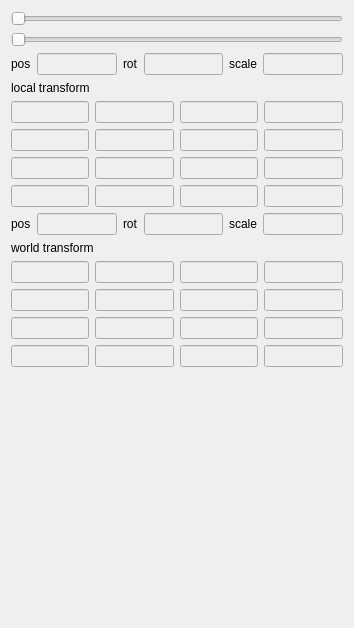
<?xml version="1.0" encoding="UTF-8"?>
<ui version="4.0">
 <class>debugwidget</class>
 <widget class="QWidget" name="debugwidget">
  <property name="geometry">
   <rect>
    <x>0</x>
    <y>0</y>
    <width>354</width>
    <height>628</height>
   </rect>
  </property>
  <property name="windowTitle">
   <string>Form</string>
  </property>
  <layout class="QVBoxLayout" name="verticalLayout">
   <item>
    <widget class="QSlider" name="slider_0">
     <property name="orientation">
      <enum>Qt::Horizontal</enum>
     </property>
    </widget>
   </item>
   <item>
    <widget class="QSlider" name="slider_1">
     <property name="orientation">
      <enum>Qt::Horizontal</enum>
     </property>
    </widget>
   </item>
   <item>
    <layout class="QGridLayout" name="gridLayout_3">
     <item row="0" column="0">
      <widget class="QLabel" name="label_3">
       <property name="text">
        <string>pos</string>
       </property>
      </widget>
     </item>
     <item row="0" column="1">
      <widget class="QLineEdit" name="pos">
       <property name="enabled">
        <bool>false</bool>
       </property>
      </widget>
     </item>
     <item row="0" column="3">
      <widget class="QLineEdit" name="rot">
       <property name="enabled">
        <bool>false</bool>
       </property>
      </widget>
     </item>
     <item row="0" column="2">
      <widget class="QLabel" name="label_4">
       <property name="text">
        <string>rot</string>
       </property>
      </widget>
     </item>
     <item row="0" column="4">
      <widget class="QLabel" name="label_5">
       <property name="text">
        <string>scale</string>
       </property>
      </widget>
     </item>
     <item row="0" column="5">
      <widget class="QLineEdit" name="scale">
       <property name="enabled">
        <bool>false</bool>
       </property>
      </widget>
     </item>
    </layout>
   </item>
   <item>
    <widget class="QLabel" name="label">
     <property name="text">
      <string>local transform</string>
     </property>
    </widget>
   </item>
   <item>
    <layout class="QGridLayout" name="gridLayout">
     <item row="1" column="3">
      <widget class="QLineEdit" name="lineEdit_13">
       <property name="enabled">
        <bool>false</bool>
       </property>
      </widget>
     </item>
     <item row="2" column="3">
      <widget class="QLineEdit" name="lineEdit_23">
       <property name="enabled">
        <bool>false</bool>
       </property>
      </widget>
     </item>
     <item row="1" column="2">
      <widget class="QLineEdit" name="lineEdit_12">
       <property name="enabled">
        <bool>false</bool>
       </property>
      </widget>
     </item>
     <item row="3" column="0">
      <widget class="QLineEdit" name="lineEdit_30">
       <property name="enabled">
        <bool>false</bool>
       </property>
      </widget>
     </item>
     <item row="0" column="2">
      <widget class="QLineEdit" name="lineEdit_02">
       <property name="enabled">
        <bool>false</bool>
       </property>
      </widget>
     </item>
     <item row="2" column="2">
      <widget class="QLineEdit" name="lineEdit_22">
       <property name="enabled">
        <bool>false</bool>
       </property>
      </widget>
     </item>
     <item row="2" column="1">
      <widget class="QLineEdit" name="lineEdit_21">
       <property name="enabled">
        <bool>false</bool>
       </property>
      </widget>
     </item>
     <item row="1" column="1">
      <widget class="QLineEdit" name="lineEdit_11">
       <property name="enabled">
        <bool>false</bool>
       </property>
      </widget>
     </item>
     <item row="0" column="3">
      <widget class="QLineEdit" name="lineEdit_03">
       <property name="enabled">
        <bool>false</bool>
       </property>
      </widget>
     </item>
     <item row="3" column="2">
      <widget class="QLineEdit" name="lineEdit_32">
       <property name="enabled">
        <bool>false</bool>
       </property>
      </widget>
     </item>
     <item row="2" column="0">
      <widget class="QLineEdit" name="lineEdit_20">
       <property name="enabled">
        <bool>false</bool>
       </property>
      </widget>
     </item>
     <item row="3" column="1">
      <widget class="QLineEdit" name="lineEdit_31">
       <property name="enabled">
        <bool>false</bool>
       </property>
      </widget>
     </item>
     <item row="0" column="0">
      <widget class="QLineEdit" name="lineEdit_00">
       <property name="enabled">
        <bool>false</bool>
       </property>
      </widget>
     </item>
     <item row="1" column="0">
      <widget class="QLineEdit" name="lineEdit_10">
       <property name="enabled">
        <bool>false</bool>
       </property>
      </widget>
     </item>
     <item row="3" column="3">
      <widget class="QLineEdit" name="lineEdit_33">
       <property name="enabled">
        <bool>false</bool>
       </property>
      </widget>
     </item>
     <item row="0" column="1">
      <widget class="QLineEdit" name="lineEdit_01">
       <property name="enabled">
        <bool>false</bool>
       </property>
      </widget>
     </item>
    </layout>
   </item>
   <item>
    <layout class="QGridLayout" name="gridLayout_4">
     <item row="0" column="0">
      <widget class="QLabel" name="label_6">
       <property name="text">
        <string>pos</string>
       </property>
      </widget>
     </item>
     <item row="0" column="1">
      <widget class="QLineEdit" name="pos_w">
       <property name="enabled">
        <bool>false</bool>
       </property>
      </widget>
     </item>
     <item row="0" column="3">
      <widget class="QLineEdit" name="rot_w">
       <property name="enabled">
        <bool>false</bool>
       </property>
      </widget>
     </item>
     <item row="0" column="2">
      <widget class="QLabel" name="label_7">
       <property name="text">
        <string>rot</string>
       </property>
      </widget>
     </item>
     <item row="0" column="4">
      <widget class="QLabel" name="label_8">
       <property name="text">
        <string>scale</string>
       </property>
      </widget>
     </item>
     <item row="0" column="5">
      <widget class="QLineEdit" name="scale_w">
       <property name="enabled">
        <bool>false</bool>
       </property>
      </widget>
     </item>
    </layout>
   </item>
   <item>
    <widget class="QLabel" name="label_2">
     <property name="text">
      <string>world transform</string>
     </property>
    </widget>
   </item>
   <item>
    <layout class="QGridLayout" name="gridLayout_2">
     <item row="1" column="3">
      <widget class="QLineEdit" name="lineEdit13">
       <property name="enabled">
        <bool>false</bool>
       </property>
      </widget>
     </item>
     <item row="2" column="3">
      <widget class="QLineEdit" name="lineEdit23">
       <property name="enabled">
        <bool>false</bool>
       </property>
      </widget>
     </item>
     <item row="1" column="2">
      <widget class="QLineEdit" name="lineEdit12">
       <property name="enabled">
        <bool>false</bool>
       </property>
      </widget>
     </item>
     <item row="3" column="0">
      <widget class="QLineEdit" name="lineEdit30">
       <property name="enabled">
        <bool>false</bool>
       </property>
      </widget>
     </item>
     <item row="0" column="2">
      <widget class="QLineEdit" name="lineEdit02">
       <property name="enabled">
        <bool>false</bool>
       </property>
      </widget>
     </item>
     <item row="2" column="2">
      <widget class="QLineEdit" name="lineEdit22">
       <property name="enabled">
        <bool>false</bool>
       </property>
      </widget>
     </item>
     <item row="2" column="1">
      <widget class="QLineEdit" name="lineEdit21">
       <property name="enabled">
        <bool>false</bool>
       </property>
      </widget>
     </item>
     <item row="1" column="1">
      <widget class="QLineEdit" name="lineEdit11">
       <property name="enabled">
        <bool>false</bool>
       </property>
      </widget>
     </item>
     <item row="0" column="3">
      <widget class="QLineEdit" name="lineEdit03">
       <property name="enabled">
        <bool>false</bool>
       </property>
      </widget>
     </item>
     <item row="3" column="2">
      <widget class="QLineEdit" name="lineEdit32">
       <property name="enabled">
        <bool>false</bool>
       </property>
      </widget>
     </item>
     <item row="2" column="0">
      <widget class="QLineEdit" name="lineEdit20">
       <property name="enabled">
        <bool>false</bool>
       </property>
      </widget>
     </item>
     <item row="3" column="1">
      <widget class="QLineEdit" name="lineEdit31">
       <property name="enabled">
        <bool>false</bool>
       </property>
      </widget>
     </item>
     <item row="0" column="0">
      <widget class="QLineEdit" name="lineEdit00">
       <property name="enabled">
        <bool>false</bool>
       </property>
      </widget>
     </item>
     <item row="1" column="0">
      <widget class="QLineEdit" name="lineEdit10">
       <property name="enabled">
        <bool>false</bool>
       </property>
      </widget>
     </item>
     <item row="3" column="3">
      <widget class="QLineEdit" name="lineEdit33">
       <property name="enabled">
        <bool>false</bool>
       </property>
      </widget>
     </item>
     <item row="0" column="1">
      <widget class="QLineEdit" name="lineEdit01">
       <property name="enabled">
        <bool>false</bool>
       </property>
      </widget>
     </item>
    </layout>
   </item>
   <item>
    <spacer name="verticalSpacer">
     <property name="orientation">
      <enum>Qt::Vertical</enum>
     </property>
     <property name="sizeHint" stdset="0">
      <size>
       <width>20</width>
       <height>421</height>
      </size>
     </property>
    </spacer>
   </item>
  </layout>
 </widget>
 <resources/>
 <connections/>
</ui>
